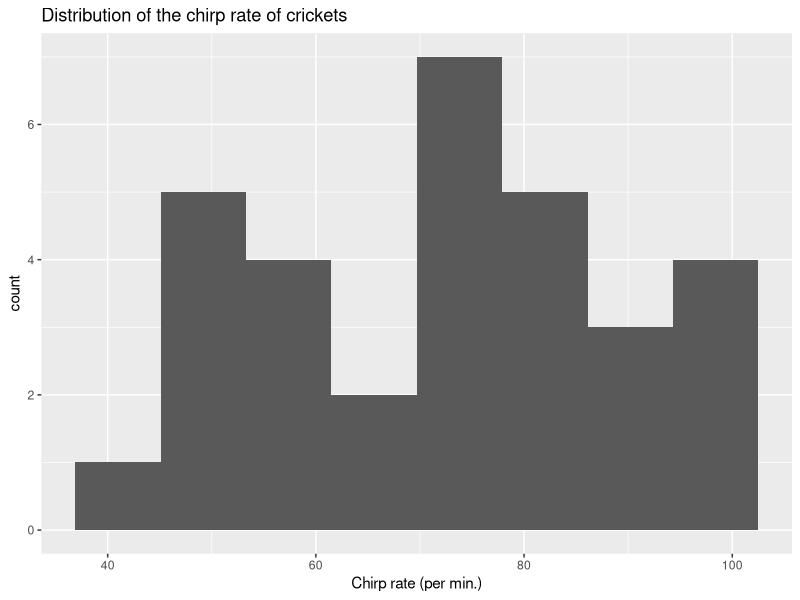
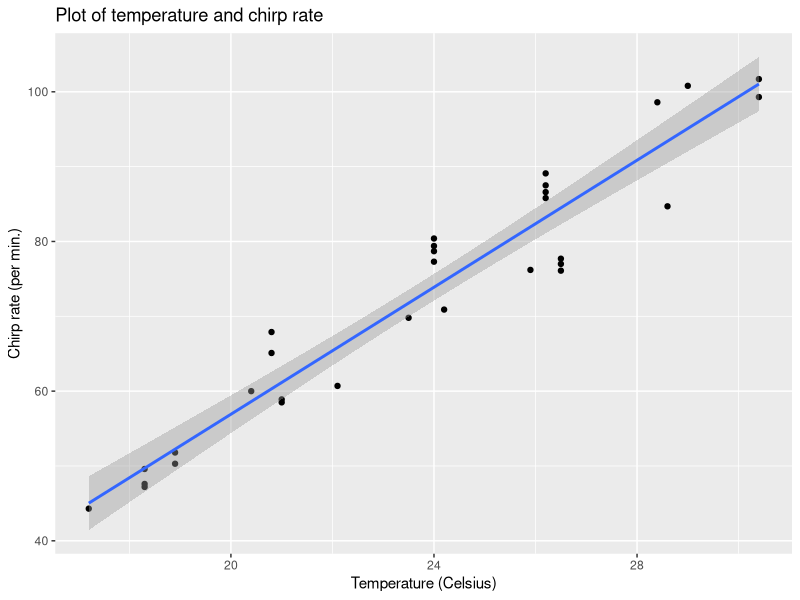
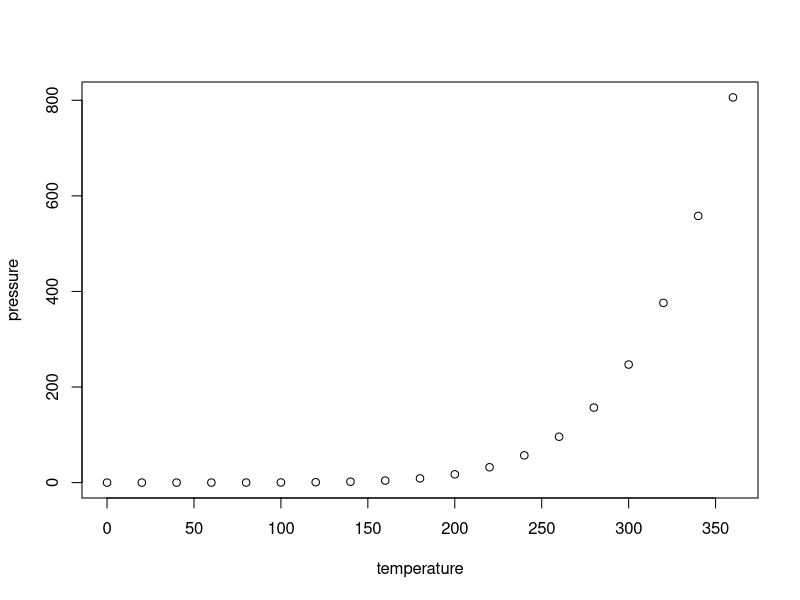

The R source for these figures, in order:
## ---- chunk 1
knitr::opts_chunk$set(echo = TRUE)
library('tidyverse') ; library('modeldata')
## ---- chunk 2
data(crickets, package = "modeldata")
names(crickets)
## ---- chunk 3
summary(crickets)
ggplot(crickets, aes(x = rate)) +
  geom_histogram(bins = 8) + 
  ggtitle("Distribution of the chirp rate of crickets") +
  xlab('Chirp rate (per min.)')
## ---- chunk 4
ggplot(crickets, aes(x = temp, y = rate)) +
  geom_point() + 
  geom_smooth(method = 'lm') +
  ggtitle("Plot of temperature and chirp rate") +
  ylab('Chirp rate (per min.)') +
  xlab('Temperature (Celsius)')
## ---- chunk 5
plot(pressure)
